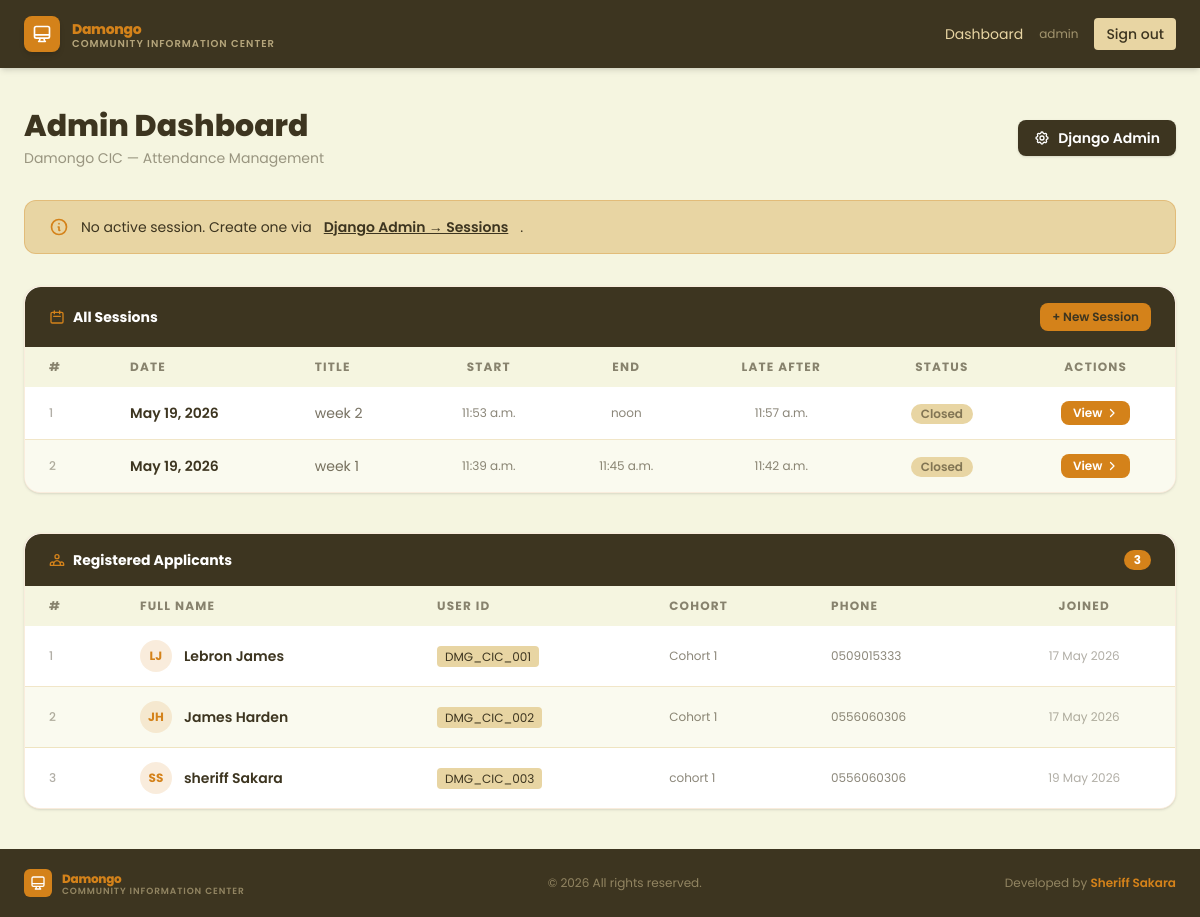
Before: /admin-panel/ (signed in) with the older database file.
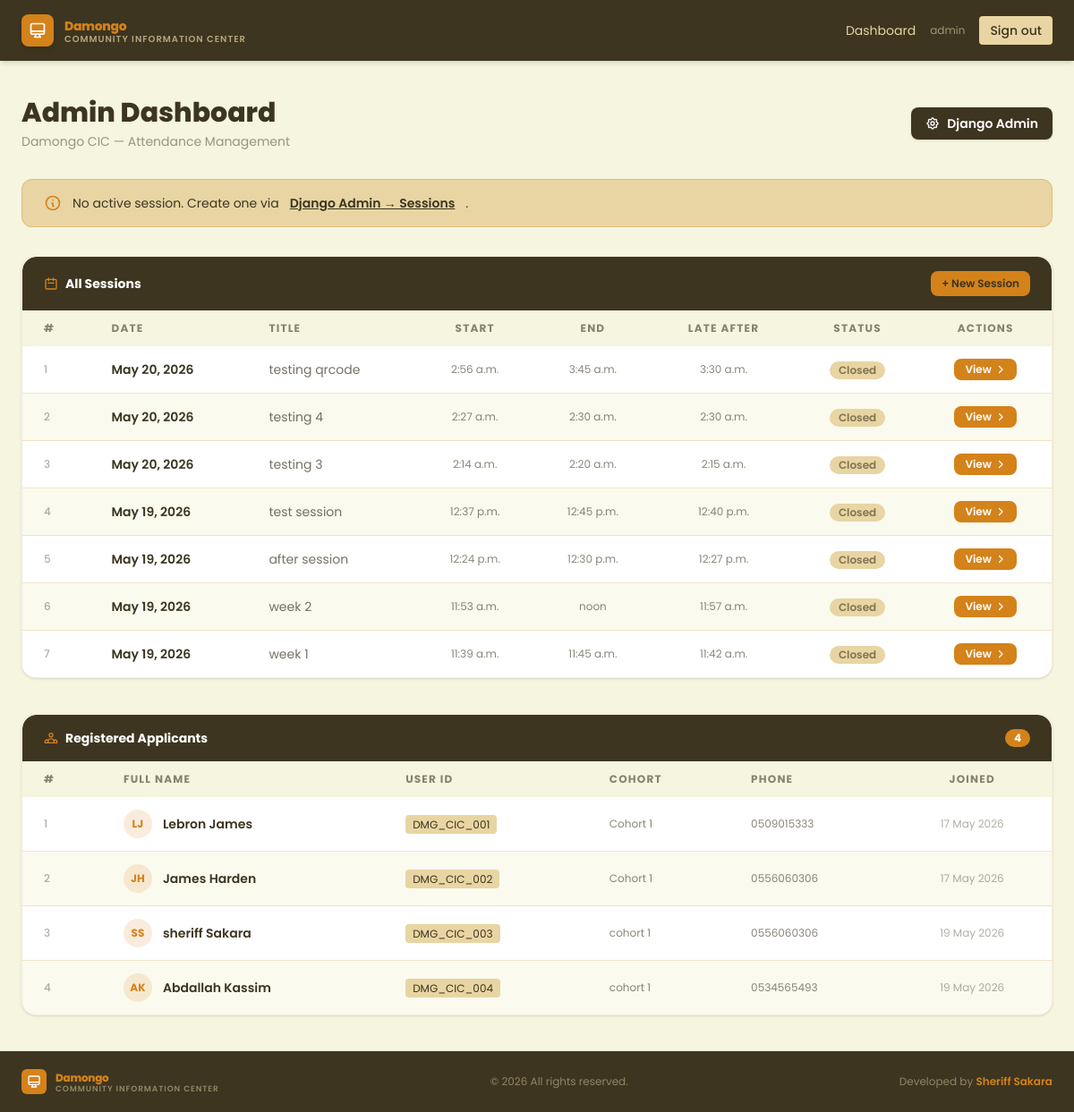
After: the same page with the newer database file.
### core/models.py (models this page shows, shortened)
class Session(models.Model):
    date = models.DateField()
    title = models.CharField(max_length=200, blank=True, help_text="e.g. Week 3 - Python Basics")
    start_time = models.TimeField()
    end_time = models.TimeField(null=True, blank=True, help_text="Time the session ends")
    late_after = models.TimeField(help_text="Check-ins after this time are marked late")
    qr_token = models.UUIDField(default=uuid.uuid4, unique=True, editable=False)
    qrcode = models.ImageField(upload_to="qr_codes/", blank=True, null=True)
    checkin_code = models.CharField(
        max_length=6,
        default=_generate_checkin_code,
        help_text="6-character code printed and posted at the centre for manual check-in",
    )
    is_active = models.BooleanField(default=False, help_text="Only one session should be active at a time")
    created_at = models.DateTimeField(auto_now_add=True)
    class Meta:
        ordering = ['-date', '-start_time']

class Applicant(models.Model):
    COHORT_CHOICES = [
        ('cohort 1', 'Cohort 1'),
        ('cohort 2', 'Cohort 2'),
        ('cohort 3', 'Cohort 3'),
        ('cohort 4', 'Cohort 4')
    ]
    user = models.OneToOneField(User, on_delete=models.CASCADE, related_name='applicant')
    phone = models.CharField(max_length=10, blank=True)
    cohort = models.CharField(max_length=50, choices=COHORT_CHOICES, blank=True, help_text="e.g. Cohort 1, Batch A")
    created_at = models.DateTimeField(auto_now_add=True)

### core/views.py (the view)
# urls.py: path('admin-panel/', views.admin_dashboard_view, name='admin_dashboard'),
@login_required(login_url='login')
@user_passes_test(is_admin, login_url='login')
def admin_dashboard_view(request):
    _close_expired_sessions()   # ensure stale sessions are closed before rendering
    sessions = Session.objects.all()
    applicants = Applicant.objects.select_related('user').all()
    active_session = Session.objects.filter(is_active=True).first()
    context = {
        'sessions': sessions,
        'applicants': applicants,
        'active_session': active_session,
        'total_applicants': applicants.count(),
    }
    if active_session:
        context['stats'] = active_session.attendance_stats()
    return render(request, 'core/admin_dashboard.html', context)

### core/views.py (called while the page is built)
def is_admin(user):
    return user.is_staff

def _close_expired_sessions():
    now_time = timezone.localtime(timezone.now()).time()
    Session.objects.filter(
        is_active=True,
        end_time__isnull=False,
        end_time__lte=now_time,
    ).update(is_active=False)

### templates/core/admin_dashboard.html (shortened to what the changed rows need)
{% extends "core/base.html" %}
{% block content %}
<section class="w-full px-6 py-10">
    <div class="container mx-auto max-w-6xl">
        <div class="flex flex-col sm:flex-row sm:items-center justify-between gap-4 mb-8">
            <div>
                <h1 class="text-3xl font-extrabold text-[#3d3520]">Admin Dashboard</h1>
            </div>
        </div>
        <div class="bg-white rounded-2xl shadow-sm border border-[#d4821a]/15 overflow-hidden mb-10">
            <div class="px-6 py-4 bg-[#3d3520] flex items-center justify-between rounded-t-2xl">
                <div class="flex items-center gap-2">
                    <h2 class="text-sm font-bold text-white">All Sessions</h2>
                </div>
            </div>
            {% if sessions %}
            <div class="overflow-x-auto">
                <table class="w-full text-sm">
                    <thead>
                        <tr class="bg-[#f5f5e0] text-[#3d3520]/60 text-xs font-semibold uppercase tracking-widest">
                            <th class="px-6 py-3 text-left">#</th>
                            <th class="px-6 py-3 text-left">Date</th>
                            <th class="px-6 py-3 text-left">Title</th>
                            <th class="px-6 py-3 text-center">Start</th>
                            <th class="px-6 py-3 text-center">End</th>
                            <th class="px-6 py-3 text-center">Late After</th>
                            <th class="px-6 py-3 text-center">Status</th>
                            <th class="px-6 py-3 text-center">Actions</th>
                        </tr>
                    </thead>
                    <tbody>
                        {% for session in sessions %}
                        <tr class="{% cycle 'bg-white' 'bg-[#f5f5e0]/50' %} hover:bg-[#e8d5a3]/40 transition-colors border-b border-[#e8d5a3]/60 last:border-0">
                            <td class="px-6 py-3.5 text-[#3d3520]/40 text-xs font-medium">{{ forloop.counter }}</td>
                            <td class="px-6 py-3.5 font-semibold text-[#3d3520]">{{ session.date }}</td>
                            <td class="px-6 py-3.5 text-[#3d3520]/70">{{ session.title|default:"—" }}</td>
                            <td class="px-6 py-3.5 text-center text-[#3d3520]/60 text-xs">{{ session.start_time }}</td>
                            <td class="px-6 py-3.5 text-center text-[#3d3520]/60 text-xs">{{ session.end_time|default:"—" }}</td>
                            <td class="px-6 py-3.5 text-center text-[#3d3520]/60 text-xs">{{ session.late_after }}</td>
                            <td class="px-6 py-3.5 text-center">
                                {% if session.is_active %}
                                <span class="inline-flex items-center gap-1 px-2.5 py-0.5 rounded-full text-xs font-semibold bg-green-100 text-green-800">
                                    <span class="w-1.5 h-1.5 rounded-full bg-green-500 animate-pulse inline-block"></span>Active
                                </span>
                                {% else %}
                                <span class="inline-flex items-center px-2.5 py-0.5 rounded-full text-xs font-semibold bg-[#e8d5a3] text-[#3d3520]/60">Closed</span>
                                {% endif %}
                            </td>
                            <td class="px-6 py-3.5 text-center">
                                <a href="{% url 'session_detail' session.id %}"
                                   class="inline-flex items-center gap-1 px-3 py-1 text-xs font-semibold text-white bg-[#d4821a] rounded-lg hover:bg-[#b86e14] transition-colors">
                                    View
                                    <svg class="w-3 h-3" fill="none" stroke="currentColor" stroke-width="2.5" viewBox="0 0 24 24">
                                        <path stroke-linecap="round" stroke-linejoin="round" d="M9 5l7 7-7 7"/>
                                    </svg>
                                </a>
                            </td>
                        </tr>
                        {% endfor %}
                    </tbody>
                </table>
            </div>
            {% else %}
            <div class="px-6 py-12 text-center text-[#3d3520]/30 text-sm">No sessions yet.</div>
            {% endif %}
        </div>
        <div class="bg-white rounded-2xl shadow-sm border border-[#d4821a]/15 overflow-hidden">
            <div class="px-6 py-4 bg-[#3d3520] flex items-center justify-between rounded-t-2xl">
                <div class="flex items-center gap-2">
                    <h2 class="text-sm font-bold text-white">Registered Applicants</h2>
                </div>
                <span class="px-2.5 py-0.5 text-xs font-bold bg-[#d4821a] text-white rounded-full">{{ total_applicants }}</span>
            </div>
            {% if applicants %}
            <div class="overflow-x-auto">
                <table class="w-full text-sm">
                    <thead>
                        <tr class="bg-[#f5f5e0] text-[#3d3520]/60 text-xs font-semibold uppercase tracking-widest">
                            <th class="px-6 py-3 text-left">#</th>
                            <th class="px-6 py-3 text-left">Full Name</th>
                            <th class="px-6 py-3 text-left">User ID</th>
                            <th class="px-6 py-3 text-left">Cohort</th>
                            <th class="px-6 py-3 text-left">Phone</th>
                            <th class="px-6 py-3 text-center">Joined</th>
                        </tr>
                    </thead>
                    <tbody>
                        {% for applicant in applicants %}
                        <tr class="{% cycle 'bg-white' 'bg-[#f5f5e0]/50' %} hover:bg-[#e8d5a3]/40 transition-colors border-b border-[#e8d5a3]/60 last:border-0">
                            <td class="px-6 py-3.5 text-[#3d3520]/40 text-xs font-medium">{{ forloop.counter }}</td>
                            <td class="px-6 py-3.5">
                                <div class="flex items-center gap-3">
                                    <div class="w-8 h-8 rounded-full bg-[#d4821a]/15 flex items-center justify-center text-xs font-bold text-[#d4821a] shrink-0">
                                        {{ applicant.user.first_name|first|upper }}{{ applicant.user.last_name|first|upper }}
                                    </div>
                                    <span class="font-semibold text-[#3d3520]">{{ applicant.user.get_full_name|default:"—" }}</span>
                                </div>
                            </td>
                            <td class="px-6 py-3.5">
                                <code class="text-xs bg-[#e8d5a3] text-[#3d3520] px-2 py-0.5 rounded font-mono">{{ applicant.user.username }}</code>
                            </td>
                            <td class="px-6 py-3.5 text-[#3d3520]/60 text-xs">{{ applicant.cohort|default:"—" }}</td>
                            <td class="px-6 py-3.5 text-[#3d3520]/60 text-xs">{{ applicant.phone|default:"—" }}</td>
                            <td class="px-6 py-3.5 text-center text-[#3d3520]/40 text-xs">{{ applicant.created_at|date:"d M Y" }}</td>
                        </tr>
                        {% endfor %}
                    </tbody>
                </table>
            </div>
            {% else %}
            <div class="px-6 py-12 text-center text-[#3d3520]/30 text-sm">No applicants registered yet.</div>
            {% endif %}
        </div>
    </div>
</section>
{% endblock %}

Changed rows visible on the page:
added Session: date "May 20, 2026", title "testing qrcode", start_time "2:56 a.m.", end_time "3:45 a.m.", late_after "3:30 a.m.", is_active "Closed"
added Session: date "May 20, 2026", title "testing 4", start_time "2:27 a.m.", end_time "2:30 a.m.", late_after "2:30 a.m.", is_active "Closed"
added Session: date "May 20, 2026", title "testing 3", start_time "2:14 a.m.", end_time "2:20 a.m.", late_after "2:15 a.m.", is_active "Closed"
added Session: date "May 19, 2026", title "test session", start_time "12:37 p.m.", end_time "12:45 p.m.", late_after "12:40 p.m.", is_active "Closed"
added Session: date "May 19, 2026", title "after session", start_time "12:24 p.m.", end_time "12:30 p.m.", late_after "12:27 p.m.", is_active "Closed"
added Applicant: user.first_name|first "A", user.last_name|first "K", user.get_full_name "Abdallah Kassim", user.username "DMG_CIC_004", cohort "cohort 1", phone "0534565493", created_at "19 May 2026"
Other visible differences:
{{ total_applicants }}: "3" → "4"
